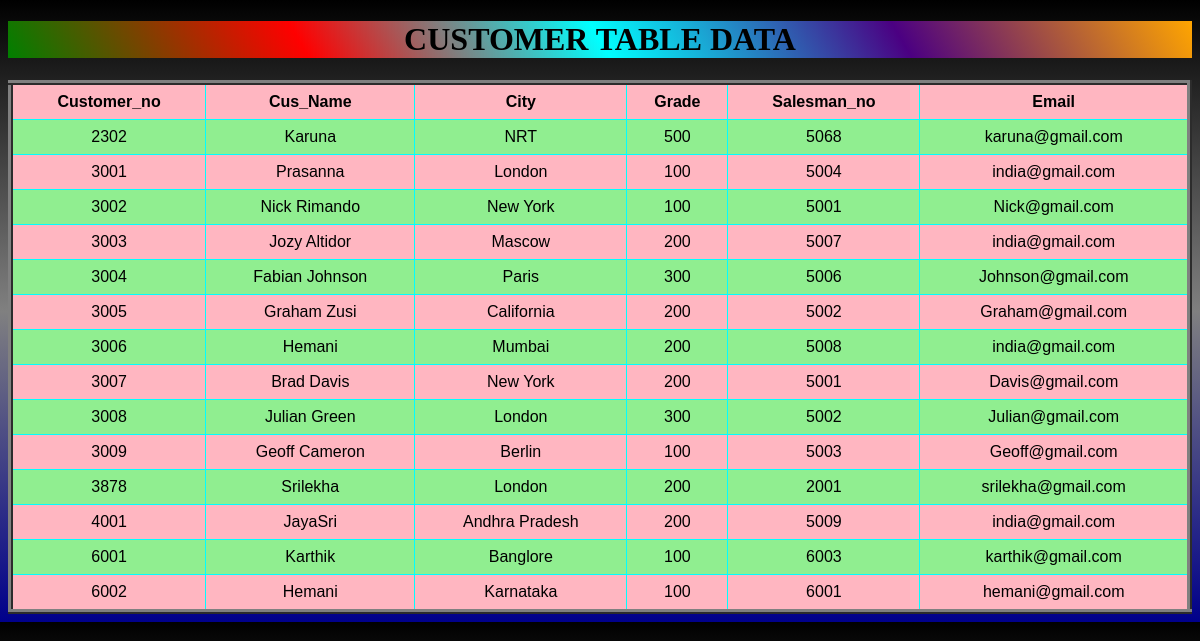
Screenshot of /display_customer/ with the database file from the repository.
### app/models.py (models this page shows, shortened)
class Customer(models.Model):
        customer_no=models.IntegerField(primary_key=True)
        cus_name=models.CharField(max_length=100)
        city=models.CharField(max_length=100)
        grade=models.IntegerField()
        salesman_no=models.ForeignKey(Salesman,on_delete=models.CASCADE)
        email=models.EmailField(default='india@gmail.com')

class Salesman(models.Model):
    salesman_no=models.IntegerField(primary_key=True)
    name=models.CharField(max_length=100)
    city=models.CharField(max_length=100)
    commission=models.IntegerField()
    def __str__(self):
       return str(self.salesman_no)

### app/views.py (the view)
# urls.py: path('display_customer/',display_customer,name='display_customer'),
def display_customer(request):
    CQLO=Customer.objects.all()
    d={'data2':CQLO}
    return render(request,'display_customer.html',context=d)

### templates/display_customer.html (shortened to what this page needs)
<!DOCTYPE html>
<html lang="en">
<head>
</head>
<body>
    <center>
        <h1>CUSTOMER TABLE DATA</h1>
            <table border="5px">
                <tr><th> Customer_no</th>
                    <th> Cus_Name</th>
                    <th> City</th>
                    <th>Grade</th>
                    <th> Salesman_no</th>
                    <th>Email</th>
                </tr>
            {% for cs in data2 %}
               <tr>
                <td>{{cs.customer_no }}</td>
                <td>{{cs.cus_name }}</td>
                <td>{{cs.city }}</td>
                <td>{{cs.grade }}</td>
                <td>{{cs.salesman_no }}</td>
                <td>{{cs.email }}</td>
               </tr>
            {% endfor %}
            </table>
    </center>
</body>
</html>

### templates/display_customer.html (style rules this page uses)
table { font-family: Arial, sans-serif; border-collapse: collapse; width: 100%; border-style: ridge; }
td,th { border: 1px solid cyan; text-align:center; padding: 8px; border-style: ridge; }
tr:nth-child(even) { background-color:lightgreen; }
tr:nth-child(odd) { background-color:lightpink; }
h1 { background: linear-gradient(60deg,green,red,cyan,indigo,orange); text-align: center; color: rgb(0,0,0); }
body { background:linear-gradient(black,grey,darkblue); }

### rows the page displays
Customer: customer_no "2302", cus_name "Karuna", city "NRT", grade "500", salesman_no "5068", email "karuna@gmail.com"
Customer: customer_no "3001", cus_name "Prasanna", city "London", grade "100", salesman_no "5004", email "india@gmail.com"
Customer: customer_no "3002", cus_name "Nick Rimando", city "New York", grade "100", salesman_no "5001", email "Nick@gmail.com"
Customer: customer_no "3003", cus_name "Jozy Altidor", city "Mascow", grade "200", salesman_no "5007", email "india@gmail.com"
Customer: customer_no "3004", cus_name "Fabian Johnson", city "Paris", grade "300", salesman_no "5006", email "Johnson@gmail.com"
Customer: customer_no "3005", cus_name "Graham Zusi", city "California", grade "200", salesman_no "5002", email "Graham@gmail.com"
Customer: customer_no "3006", cus_name "Hemani", city "Mumbai", grade "200", salesman_no "5008", email "india@gmail.com"
Customer: customer_no "3007", cus_name "Brad Davis", city "New York", grade "200", salesman_no "5001", email "Davis@gmail.com"
Customer: customer_no "3008", cus_name "Julian Green", city "London", grade "300", salesman_no "5002", email "Julian@gmail.com"
Customer: customer_no "3009", cus_name "Geoff Cameron", city "Berlin", grade "100", salesman_no "5003", email "Geoff@gmail.com"
Customer: customer_no "3878", cus_name "Srilekha", city "London", grade "200", salesman_no "2001", email "srilekha@gmail.com"
Customer: customer_no "4001", cus_name "JayaSri", city "Andhra Pradesh", grade "200", salesman_no "5009", email "india@gmail.com"
Customer: customer_no "6001", cus_name "Karthik", city "Banglore", grade "100", salesman_no "6003", email "karthik@gmail.com"
Customer: customer_no "6002", cus_name "Hemani", city "Karnataka", grade "100", salesman_no "6001", email "hemani@gmail.com"
